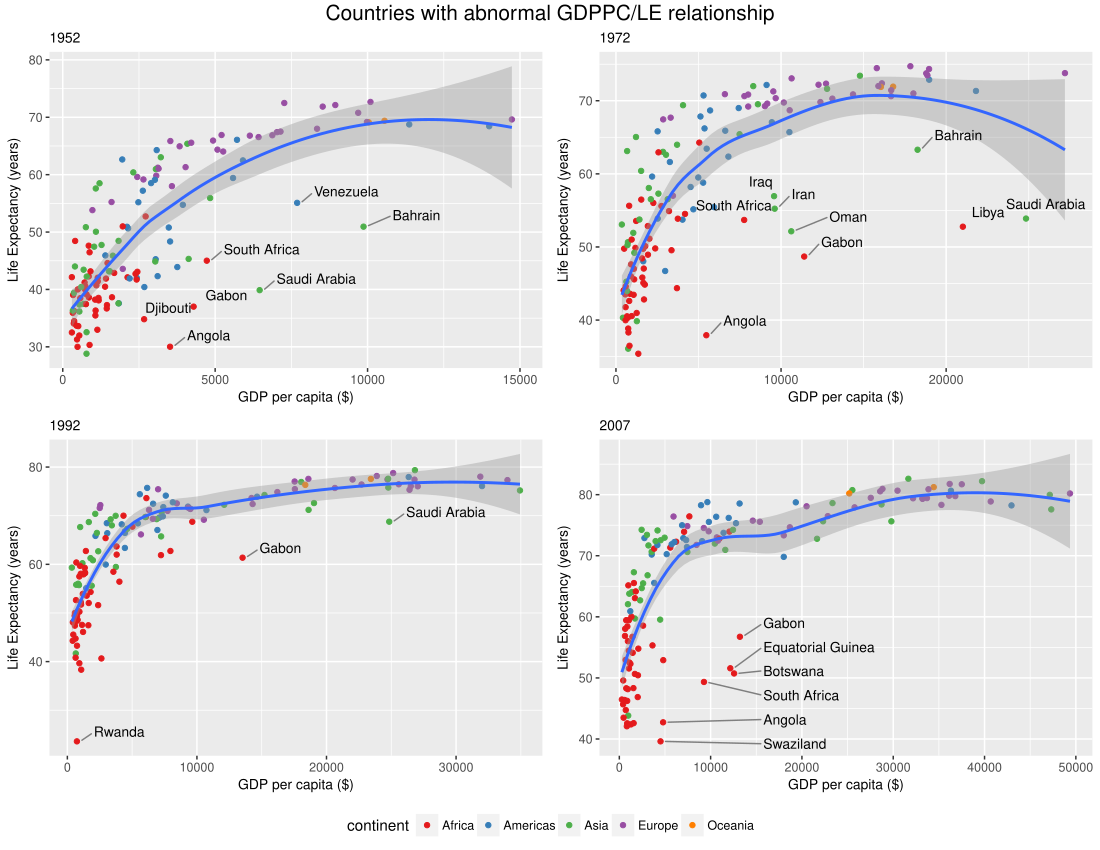

Here is the R script that generated this plot:
# load libraries

library(tidyverse)
library(gapminder)
library(ggrepel)
library(ggpubr)
library(gridExtra)
library(grid)

# subset data

data1 <- gapminder %>%
                filter(year == 2007)

data2 <- gapminder %>%
                filter(year == 1952)

data3 <- gapminder %>%
                filter(year == 1972)

data4 <- gapminder %>%
                filter(year == 1992)


pic1 <- ggplot(data1, aes(y = lifeExp, x = gdpPercap)) +
        geom_point(aes(col = continent)) + 
        geom_smooth(method = "loess", span = 0.8) +
        scale_colour_brewer(palette="Set1") +
        # geom_encircle(data = subset(data1, (gdpPercap > 5000 & lifeExp <60)|(gdpPercap > 4000 & lifeExp <45)), expand = 0.05, size = 1.5, s_shape = 0.1) +
        geom_text_repel(aes(label = ifelse((gdpPercap > 5000 & lifeExp <60)|(gdpPercap > 4000 & lifeExp <50), as.character(country), '')),
                      box.padding   = 0.35, 
                      point.padding = 0.5,
                      segment.color = 'grey50',
                      direction = "y",
                      xlim = c(15000, NA),
                      size = 3.6) +
        # guides(col = F) +
        ggtitle("2007") +
        xlab("GDP per capita ($)") +
        ylab("Life Expectancy (years)") +
        theme(plot.title = element_text(size = 10),
              axis.title=element_text(size=10))


pic2 <- ggplot(data2, aes(y = lifeExp, x = gdpPercap)) +
        geom_point(aes(col = continent)) + 
        xlim(c(NA,15000)) +
        geom_smooth(method = "loess", span = 0.8) +
        scale_colour_brewer(palette="Set1") +
        # geom_encircle(data = subset(data2, (gdpPercap > 5000 & lifeExp <58)|(gdpPercap > 3000 & lifeExp <40)), expand = 0.05, size = 1.5, s_shape = 0.1) +
        geom_text_repel(aes(label = ifelse((gdpPercap > 4700 & lifeExp <55.9)|(gdpPercap > 2500 & lifeExp <40), as.character(country), '')),
                        box.padding   = 0.35, 
                        point.padding = 0.5,
                        segment.color = 'grey50',
                        direction = "x",
                        nudge_y = 2,
                        nudge_x = 2,
                        # xlim = c(11000, NA),
                        size = 3.6) +
        guides(col = F) +
        ggtitle("1952") +
        xlab("GDP per capita ($)") +
        ylab("Life Expectancy (years)") +
        theme(plot.title = element_text(size = 10),
              axis.title=element_text(size=10))

pic3 <- ggplot(data3, aes(y = lifeExp, x = gdpPercap)) +
        geom_point(aes(col = continent)) + 
        xlim(c(NA,27500)) +
        geom_smooth(method = "loess", span = 0.8) +
        scale_colour_brewer(palette="Set1") +
        # geom_encircle(data = subset(data2, (gdpPercap > 5000 & lifeExp <58)|(gdpPercap > 3000 & lifeExp <40)), expand = 0.05, size = 1.5, s_shape = 0.1) +
        geom_text_repel(aes(label = ifelse((gdpPercap > 9000 & lifeExp <65)|(gdpPercap > 5000 & lifeExp <55), as.character(country), '')),
                        box.padding   = 0.35, 
                        point.padding = 0.5,
                        segment.color = 'grey50',
                        direction = "x",
                        nudge_y = 2,
                        nudge_x = 2,
                        # xlim = c(11000, NA),
                        size = 3.6) +
        guides(col = F) +
        ggtitle("1972") +
        xlab("GDP per capita ($)") +
        ylab("Life Expectancy (years)") +
        theme(plot.title = element_text(size = 10),
              axis.title=element_text(size=10))

pic4 <- ggplot(data4, aes(y = lifeExp, x = gdpPercap)) +
        geom_point(aes(col = continent)) + 
        # xlim(c(NA,15000)) +
        geom_smooth(method = "loess", span = 0.8) +
        scale_colour_brewer(palette="Set1") +
        # geom_encircle(data = subset(data2, (gdpPercap > 5000 & lifeExp <58)|(gdpPercap > 3000 & lifeExp <40)), expand = 0.05, size = 1.5, s_shape = 0.1) +
        geom_text_repel(aes(label = ifelse((gdpPercap > 12000 & lifeExp <70)|(gdpPercap > 0 & lifeExp <35), as.character(country), '')),
                        box.padding   = 0.35, 
                        point.padding = 0.5,
                        segment.color = 'grey50',
                        direction = "x",
                        nudge_y = 2,
                        nudge_x = 2,
                        # xlim = c(11000, NA),
                        size = 3.6) +
        guides(col = F) +
        ggtitle("1992") +
        xlab("GDP per capita ($)") +
        ylab("Life Expectancy (years)") +
        theme(plot.title = element_text(size = 10),
              axis.title=element_text(size=10))


title1 <- textGrob("Countries with abnormal GDPPC/LE relationship", gp=gpar(fontsize = 15, font = 7))

common.legend <- get_legend(pic1 + theme(legend.position="bottom"))
        
grid.arrange(pic2, pic3, pic4, pic1 + guides(col = F), ncol = 2, nrow = 2, top = title1, bottom = common.legend)
